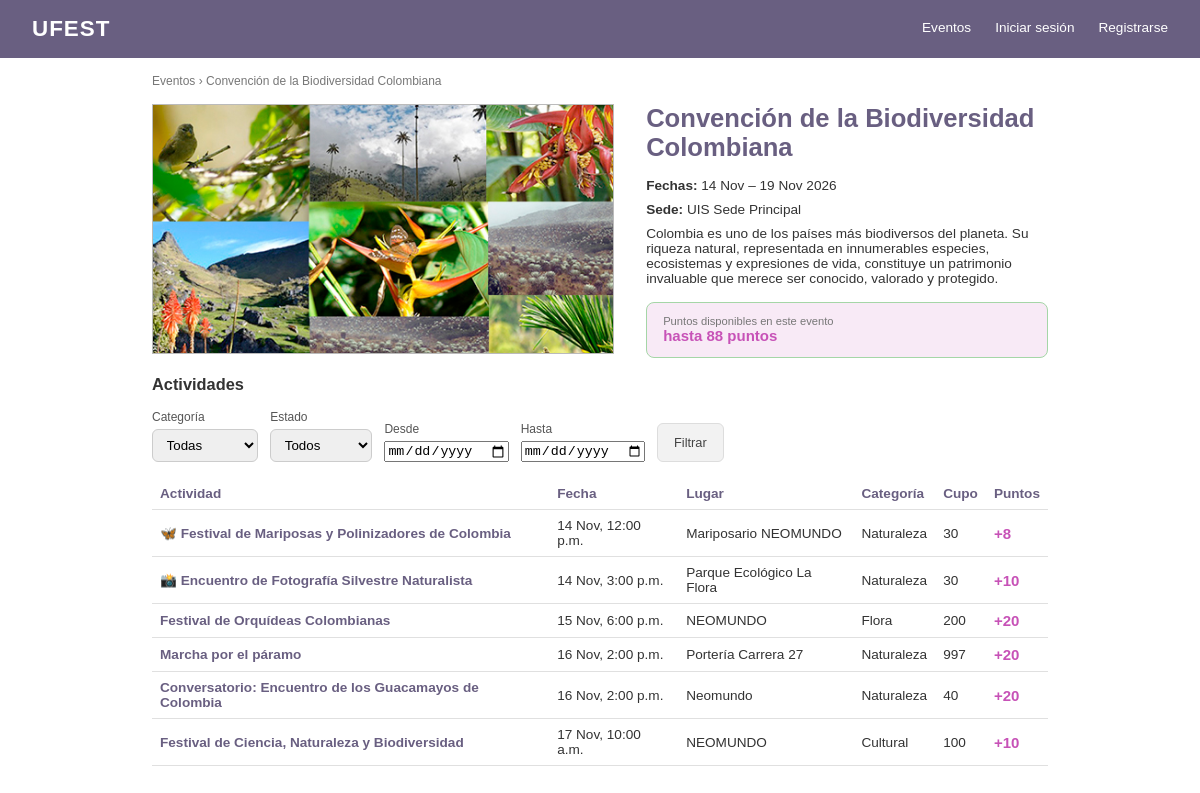
The app's page /eventos/3/ with its own data.
### Evento/models.py (models this page shows, shortened)
class ConfiguracionSitio(models.Model):
    nombre = models.CharField("Nombre del sitio", max_length=40, default="UFEST")
    logo = models.ImageField("Logo", upload_to="sitio/", blank=True)
    titulo_portada = models.CharField("Título de la página principal", max_length=80, default="Eventos")
    descripcion_portada = models.CharField("Texto bajo el título", max_length=250, blank=True)
    color_primario = models.CharField(
        "Color principal", max_length=7, default="#1F3864", validators=[color_hex],
        help_text="Barra de navegación, títulos y botones",
    )
    color_acento = models.CharField(
        "Color de acento", max_length=7, default="#2e7d32", validators=[color_hex],
        help_text="Puntos y resaltados",
    )
    class Meta:
        verbose_name = "configuración del sitio"
        verbose_name_plural = "configuración del sitio"
    @classmethod
    def obtener(cls):
        return cls.objects.get_or_create(pk=1)[0]

class Evento(models.Model):
    color_primario = models.CharField(
        max_length=7, default="#1F3864", validators=[color_hex],
        help_text="Color de la barra, títulos y botones",
    )
    color_acento = models.CharField(
        max_length=7, default="#2e7d32", validators=[color_hex],
        help_text="Color de los puntos y destacados",
    )
    class Estado(models.TextChoices):
        BORRADOR = "borrador", "Borrador"
        PUBLICADO = "publicado", "Publicado"
        EN_CURSO = "en_curso", "En curso"
        FINALIZADO = "finalizado", "Finalizado"
        CANCELADO = "cancelado", "Cancelado"
    nombre = models.CharField(max_length=50, unique=True)
    descripcion = models.CharField(max_length=250)
    fecha_inicio = models.DateField()
    fecha_fin = models.DateField()
    sede = models.CharField(max_length=120)
    imagen = models.ImageField(upload_to="eventos/", blank=True)
    estado = models.CharField(max_length=20, choices=Estado.choices, default=Estado.BORRADOR)
    creado_por = models.ForeignKey(
        settings.AUTH_USER_MODEL, on_delete=models.PROTECT, related_name="eventos_creados"
    )
    coordinadores = models.ManyToManyField(
        settings.AUTH_USER_MODEL, blank=True, related_name="eventos_asignados"
    )

class Actividad(models.Model):
    class Estado(models.TextChoices):
        BORRADOR = "borrador", "Borrador"
        PUBLICADO = "publicado", "Publicado"
        EN_CURSO = "en_curso", "En curso"
        FINALIZADO = "finalizado", "Finalizado"
        CANCELADO = "cancelado", "Cancelado"
    evento = models.ForeignKey(Evento, on_delete=models.CASCADE, related_name="actividades")
    nombre = models.CharField(max_length=250)
    descripcion = models.TextField()
    lugar = models.CharField(max_length=120)
    cupo = models.PositiveIntegerField()
    categoria = models.ForeignKey(
        Categoria, on_delete=models.SET_NULL, null=True, blank=True, related_name="actividades"
    )
    fecha_inicio = models.DateTimeField()
    fecha_fin = models.DateTimeField()
    imagen = models.ImageField(upload_to="actividades/", blank=True)
    estado = models.CharField(max_length=20, choices=Estado.choices, default=Estado.BORRADOR)
    puntos = models.PositiveIntegerField(help_text="Puntos que gana quien asiste")
    token_qr = models.UUIDField(default=uuid.uuid4, unique=True, editable=False)
    creado_por = models.ForeignKey(
        settings.AUTH_USER_MODEL, on_delete=models.PROTECT, related_name="actividades_creadas"
    )
    coordinadores = models.ManyToManyField(
        settings.AUTH_USER_MODEL, blank=True, related_name="actividades_asignadas"
    )
    class Meta:
        verbose_name_plural = "actividades"
        ordering = ["fecha_inicio"]
        constraints = [
            models.UniqueConstraint(fields=["evento", "nombre"], name="actividad_unica_por_evento")
        ]

class Categoria(models.Model):
    nombre = models.CharField(max_length=50, unique=True)
    def __str__(self):
        return self.nombre

### Evento/views.py (the view)
# urls.py: path("eventos/<int:pk>/", views.detalle_evento, name="detalle"),
def detalle_evento(request, pk):
    evento = get_object_or_404(Evento, pk=pk, estado__in=VISIBLES)
    actividades = evento.actividades.filter(estado__in=VISIBLES).select_related("categoria")
    puntos_posibles = actividades.aggregate(total=Sum("puntos"))["total"] or 0
    categoria_sel = request.GET.get("categoria", "")
    estado_sel = request.GET.get("estado", "")
    desde, hasta = _rango_fechas(request)
    if categoria_sel.isdigit():
        actividades = actividades.filter(categoria_id=categoria_sel)
    if estado_sel in VISIBLES:
        actividades = actividades.filter(estado=estado_sel)
    if desde:
        actividades = actividades.filter(fecha_inicio__date__gte=desde)
    if hasta:
        actividades = actividades.filter(fecha_inicio__date__lte=hasta)
    return render(request, "evento/detalle_evento.html", {
        "evento": evento,
        "actividades": actividades,
        "puntos_posibles": puntos_posibles,
        "categorias": Categoria.objects.all(),
        "estados": [(v, n) for v, n in Actividad.Estado.choices if v in VISIBLES],
        "categoria_sel": categoria_sel,
        "estado_sel": estado_sel,
        "desde": desde.isoformat() if desde else "",
        "hasta": hasta.isoformat() if hasta else "",
    })

### Evento/contexto.py (called while the page is built)
def sitio(request):
    try:
        return {"sitio": ConfiguracionSitio.obtener()}
    except (OperationalError, ProgrammingError):  # antes de migrar
        return {"sitio": ConfiguracionSitio()}

### Evento/views.py (called while the page is built)
def _fecha(valor):
    try:
        return dt.date.fromisoformat(valor)
    except (TypeError, ValueError):
        return None

def _rango_fechas(request):
    desde, hasta = _fecha(request.GET.get("desde")), _fecha(request.GET.get("hasta"))
    if desde and hasta and desde > hasta:
        messages.error(request, "La fecha «Desde» no puede ser posterior a «Hasta».")
        return None, None
    return desde, hasta

### templates/evento/detalle_evento.html (shortened to what this page needs)
{% extends "base.html" %}
{% block contenido %}
<p class="migas"><a href="{% url 'evento:lista' %}">Eventos</a> &rsaquo; {{ evento.nombre }}</p>
<section class="evento">
  <div class="imagen-evento">
    {% if evento.imagen %}
      <img src="{{ evento.imagen.url }}" alt="{{ evento.nombre }}">
    {% else %}
      Imagen del evento
    {% endif %}
  </div>
  <div class="info">
    <h2>{{ evento.nombre }}</h2>
    <p><strong>Fechas:</strong> {{ evento.fecha_inicio|date:"j M" }} – {{ evento.fecha_fin|date:"j M Y" }}</p>
    <p><strong>Sede:</strong> {{ evento.sede }}</p>
    <p>{{ evento.descripcion }}</p>
    <div class="equivalencia">
      <small>Puntos disponibles en este evento</small>
      <span class="puntos">hasta {{ puntos_posibles }} puntos</span>
    </div>
  </div>
</section>
<h3>Actividades</h3>
<form method="get" class="filtros">
  <label>Categoría
    <select name="categoria">
      <option value="">Todas</option>
    </select>
  </label>
  <label>Estado
    <select name="estado">
      <option value="">Todos</option>
    </select>
  </label>
  <label>Desde <input type="date" name="desde" value="{{ desde }}"></label>
  <label>Hasta <input type="date" name="hasta" value="{{ hasta }}"></label>
  <button type="submit" class="btn btn-secundario">Filtrar</button>
</form>
<table class="tabla">
  <thead>
    <tr><th>Actividad</th><th>Fecha</th><th>Lugar</th><th>Categoría</th><th>Cupo</th><th>Puntos</th></tr>
  </thead>
  <tbody>
    {% for a in actividades %}
      <tr>
        <td><a href="{% url 'evento:actividad' a.pk %}">{{ a.nombre }}</a></td>
        <td>{{ a.fecha_inicio|date:"j M, g:i a" }}</td>
        <td>{{ a.lugar }}</td>
        <td>{{ a.categoria|default:"—" }}</td>
        <td>{{ a.cupo }}</td>
        <td class="puntos">+{{ a.puntos }}</td>
      </tr>
    {% empty %}
      <tr><td colspan="6">No hay actividades con esos filtros.</td></tr>
    {% endfor %}
  </tbody>
</table>
{% endblock %}

### templates/base.html (shortened to what this page needs)
{% load static %}
<!DOCTYPE html>
<html lang="es">
<head>
  <link rel="stylesheet" href="{% static 'css/style.css' %}">
</head>
<body>
  <header class="navbar">
    <h1>{% if sitio.logo %}<img src="{{ sitio.logo.url }}" alt="" class="logo-sitio">{% endif %}{{ sitio.nombre }}</h1>
    <nav>
      <a href="{% url 'evento:lista' %}">Eventos</a>
      {% if user.is_authenticated %}
        {% if user.rol == "coordinador" or user.rol == "admin" %}
          <a href="{% url 'evento:panel' %}">Panel</a>
        {% endif %}
        {% if user.rol == "admin" %}
          <a href="{% url 'evento:gestion' %}">Administración</a>
        {% endif %}
        {%if user.is_authenticated and user.es_participante%}
          <a href="{% url 'perfil' %}">Mi perfil</a>
        {%endif%}
        <form method="post" action="{% url 'logout' %}" class="form-salir">
          {% csrf_token %}
          <button type="submit">Salir</button>
        </form>
      {% else %}
        <a href="{% url 'login' %}">Iniciar sesión</a>
        <a href="{% url 'registro' %}">Registrarse</a>
      {% endif %}
    </nav>
  </header>
  <main>
    {% block contenido %}{% endblock %}
  </main>
</body>
</html>

### static/css/style.css (style rules this page uses)
:root { --azul: #1F3864; --azul-fondo: #e8edf6; --verde: #2e7d32; --verde-fondo: color-mix(in srgb, var(--verde) 12%, white); --gris: #e0e0e0; }
* { box-sizing: border-box; }
body { margin: 0; font-family: Arial, Helvetica, sans-serif; color: #333; background: #fff; font-size: 14px; }
.navbar { display: flex; justify-content: space-between; align-items: center; background: var(--azul); color: #fff; padding: 1rem 2rem; }
.navbar h1 { margin: 0; font-size: 1.4rem; letter-spacing: 1px; }
.navbar nav { display: flex; align-items: center; gap: 1.5rem; }
.navbar a { color: #fff; text-decoration: none; font-size: .85rem; padding-bottom: 4px; }
main { max-width: 960px; margin: 0 auto; padding: 1rem 2rem 2rem; }
.migas { font-size: .75rem; color: #777; margin: 0 0 1rem; }
.migas a { color: #777; text-decoration: none; }
.evento { display: grid; grid-template-columns: 1.15fr 1fr; gap: 2rem; align-items: start; }
.imagen-evento { background: #d9d9d9; border: 1px solid #bbb; height: 250px; display: flex; align-items: center; justify-content: center; font-size: .75rem; color: #444; }
.info h2 { margin: 0 0 1rem; font-size: 1.6rem; color: var(--azul); }
.info p { margin: 0 0 .55rem; font-size: .85rem; }
.equivalencia { margin-top: 1rem; padding: .8rem 1rem; background: var(--verde-fondo); border: 1px solid #a5d6a7; border-radius: 8px; }
.equivalencia small { display: block; font-size: .7rem; color: #777; }
.puntos { font-size: 15px; font-weight: bold; color: var(--verde); }
.btn { flex: 1; display: inline-block; text-align: center; text-decoration: none; padding: .7rem 1rem; border-radius: 6px; font-size: .8rem; font-family: inherit; cursor: pointer; }
.btn-secundario { background: #f2f2f2; color: #444; border: 1px solid #ddd; }
.tabla { width: 100%; border-collapse: collapse; font-size: .85rem; margin-bottom: 1.5rem; }
.tabla th, .tabla td { text-align: left; padding: .5rem; border-bottom: 1px solid var(--gris); }
.tabla th { color: var(--azul); }
.imagen-evento img { width: 100%; height: 100%; object-fit: cover; }
.filtros { display: flex; flex-wrap: wrap; gap: .75rem; align-items: end; margin: 1rem 0; }
.filtros label { display: flex; flex-direction: column; gap: .3rem; font-size: .75rem; color: #555; }
.filtros select { padding: .45rem .6rem; border: 1px solid #ccc; border-radius: 6px; font-family: inherit; }
.filtros .btn { flex: none; }
.tabla a { color: var(--azul); font-weight: bold; text-decoration: none; }
.navbar h1 { display: flex; align-items: center; gap: .6rem; }

### records on screen
ConfiguracionSitio: nombre "UFEST"
Evento: nombre "Convención de la Biodiversidad Colombiana", imagen (picture), fecha_inicio "14 Nov", fecha_fin "19 Nov 2026", sede "UIS Sede Principal", descripcion "Colombia es uno de los países más biodiversos del planeta. Su riqueza natural, representada en innumerables especies, ecosistemas y expresiones de vida, constituye un patrimonio invaluable que merece ser conocido, valorado y protegido."
Actividad: nombre "🦋 Festival de Mariposas y Polinizadores de Colombia", fecha_inicio "14 Nov, 12:00 p.m.", lugar "Mariposario NEOMUNDO", categoria "Naturaleza", cupo "30", puntos "8"
Actividad: nombre "📸 Encuentro de Fotografía Silvestre Naturalista", fecha_inicio "14 Nov, 3:00 p.m.", lugar "Parque Ecológico La Flora", categoria "Naturaleza", cupo "30", puntos "10"
Actividad: nombre "Festival de Orquídeas Colombianas", fecha_inicio "15 Nov, 6:00 p.m.", lugar "NEOMUNDO", categoria "Flora", cupo "200", puntos "20"
Actividad: nombre "Marcha por el páramo", fecha_inicio "16 Nov, 2:00 p.m.", lugar "Portería Carrera 27", categoria "Naturaleza", cupo "997", puntos "20"
Actividad: nombre "Conversatorio: Encuentro de los Guacamayos de Colombia", fecha_inicio "16 Nov, 2:00 p.m.", lugar "Neomundo", categoria "Naturaleza", cupo "40", puntos "20"
Actividad: nombre "Festival de Ciencia, Naturaleza y Biodiversidad", fecha_inicio "17 Nov, 10:00 a.m.", lugar "NEOMUNDO", categoria "Cultural", cupo "100", puntos "10"

### other values on screen
{{ puntos_posibles }} "88"
